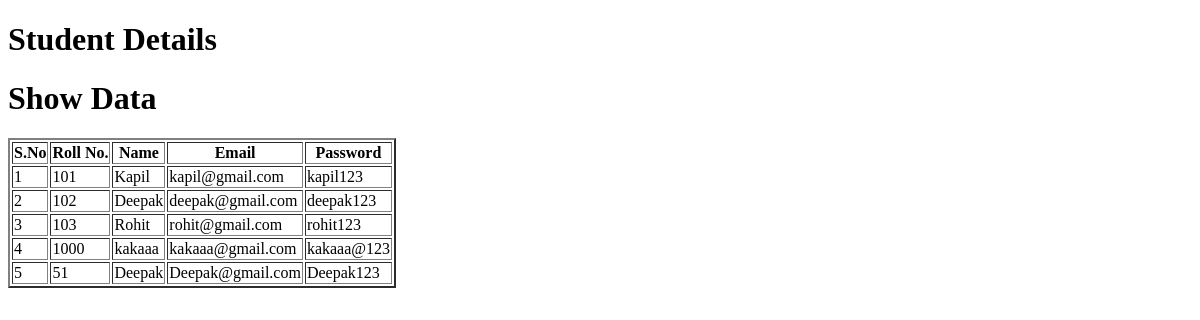
Page /cor/stu/ on the earlier database version.
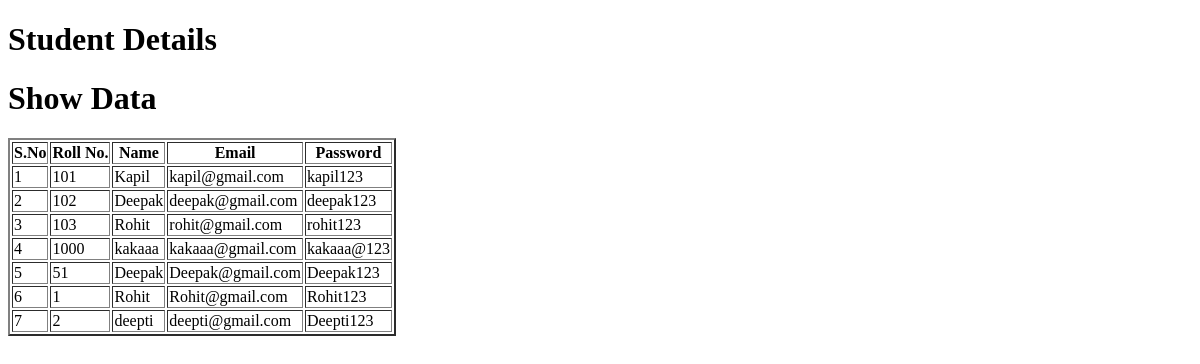
Same page on the later database version.
### course/models.py (models this page shows, shortened)
class Student(models.Model):
    stuid = models.IntegerField()
    stuname = models.CharField(max_length=70)
    stuemail = models.EmailField(max_length=70)
    stupass = models.CharField(max_length=70)

### course/views.py (the view)
# urls.py: path('stu/', views.studetails , name="studetails"),
def studetails(request):
    stud = Student.objects.all()
    return render(request,  "studetails.html" , {'stu' :stud})

### course/templates/studetails.html (shortened to what this page needs)
<!DOCTYPE html>
<html lang="en">
<head>
</head>
<body>
    <h1>Student Details</h1>
    {% if stu %}
        <h1>Show Data</h1>
        <table border="2">
            <tr>
                <th>S.No</th>
                <th>Roll No.</th>
                <th>Name</th>
                <th>Email</th>
                <th>Password</th>
            </tr>
            {% for st in stu %}
            <tr>
                <td>{{st.id}}</td>
                <td>{{st.stuid}}</td>
                <td>{{st.stuname}}</td>
                <td>{{st.stuemail}}</td>
                <td>{{st.stupass}}</td>
           {% endfor %}
            </tr>
        </table>
    {% else %}
        <h1>No Data</h1>
    {% endif %}
</body>
</html>

Differences in the rows shown:
added Student: id "6", stuid "1", stuname "Rohit", stuemail "Rohit@gmail.com", stupass "Rohit123"
added Student: id "7", stuid "2", stuname "deepti", stuemail "deepti@gmail.com", stupass "Deepti123"
